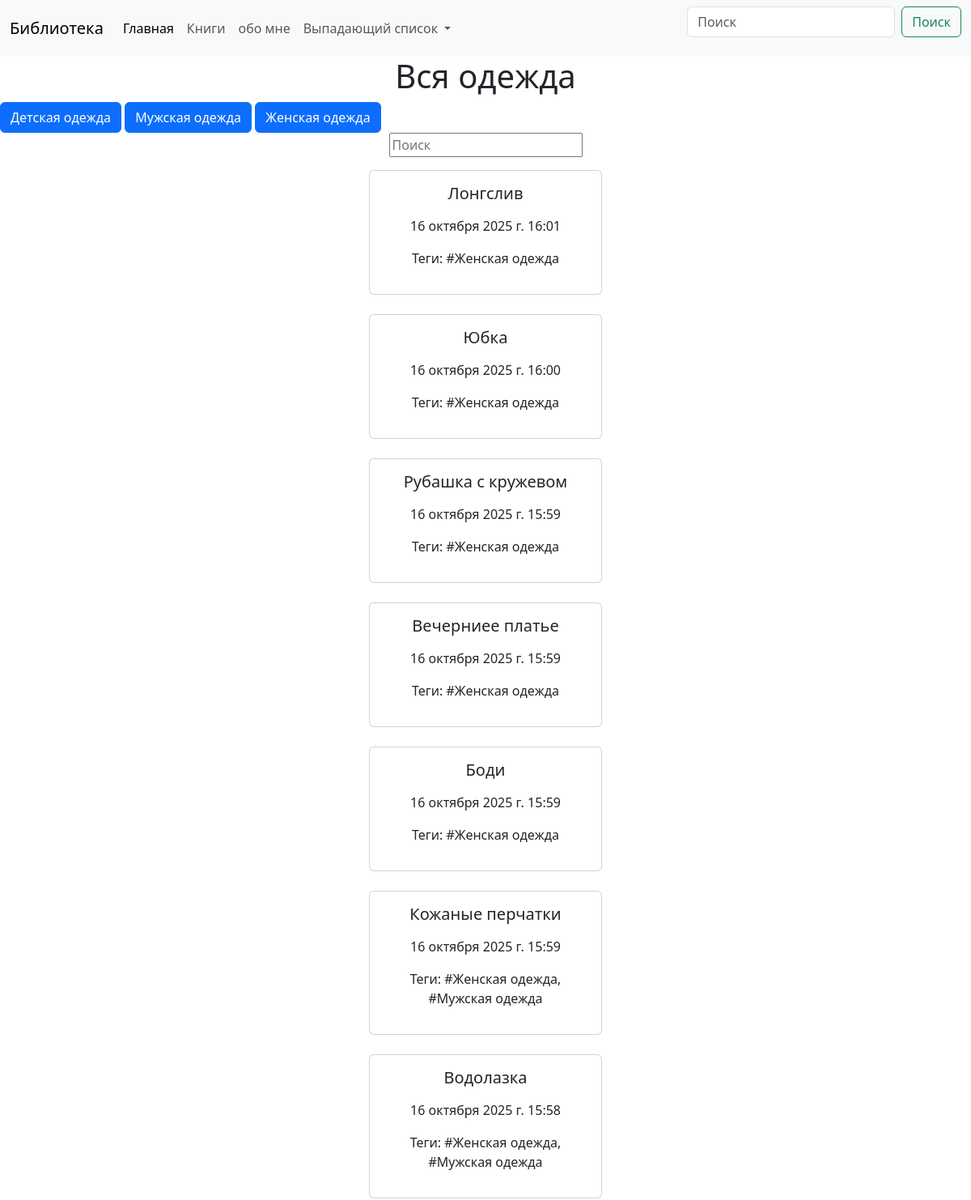
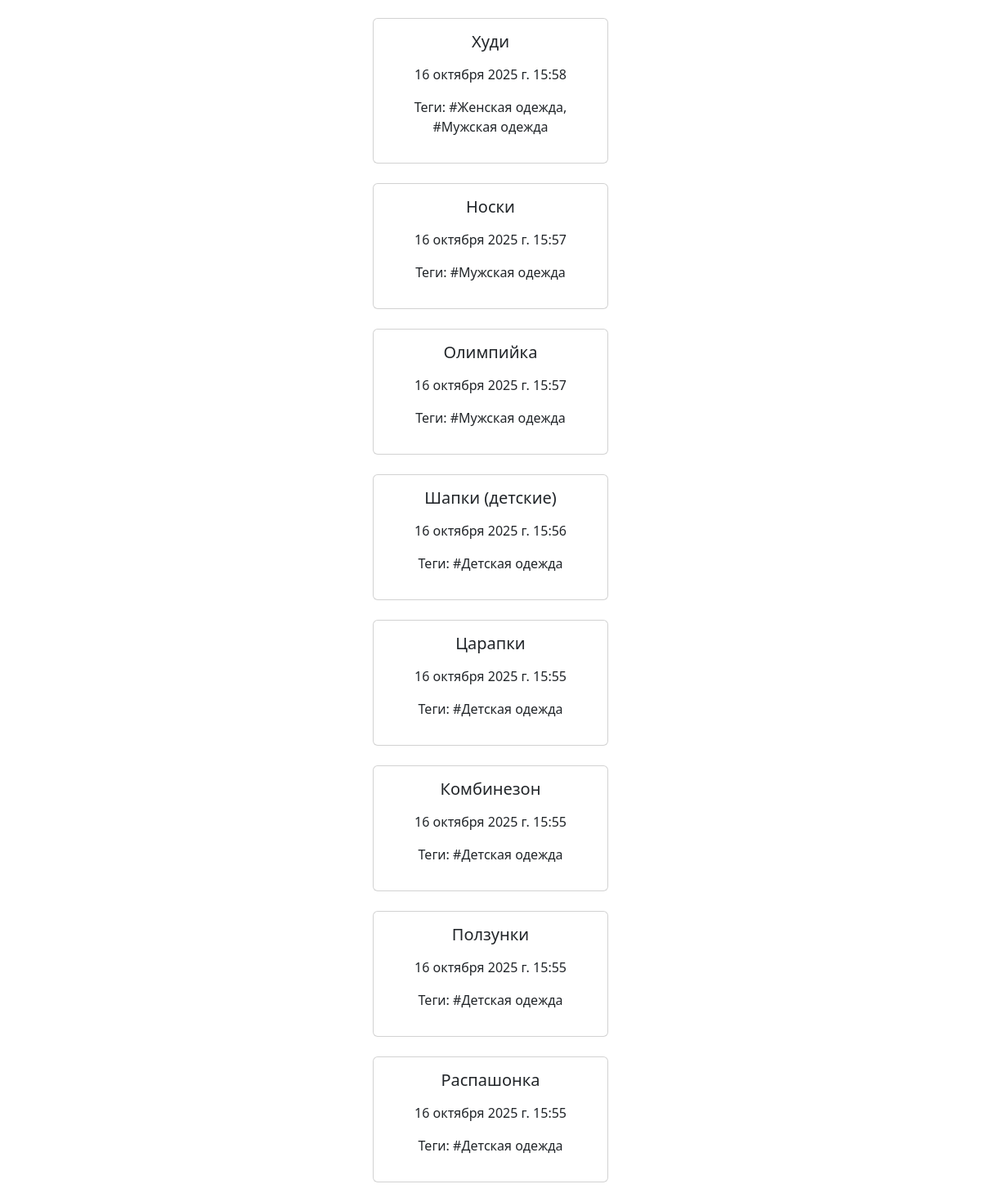
/all/, run on an earlier commit of the app's database (2 pictures, top to bottom).
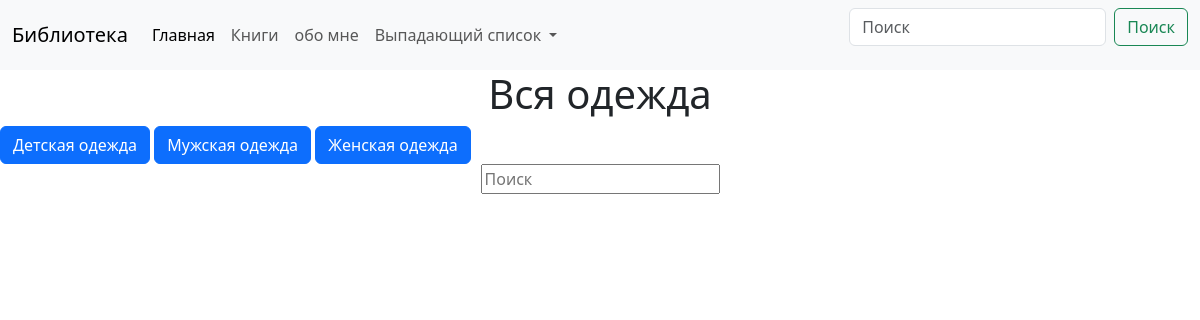
And on a later commit of the database.
### clothes/models.py (models this page shows, shortened)
class Clothes(models.Model):
    titles =  models.CharField(max_length=100)
    descriptoin = models.TextField(max_length=2000, default='Lorem ipsum dolor sit amet, consectetur adipiscing elit. Sed tincidunt, libero quis laoreet tincidunt, augue risus volutpat ipsum, ut fermentum mauris urna quis nulla. Proin sed ipsum sed justo convallis faucibus. Vivamus viverra, metus ut ullamcorper fringilla, lectus metus dictum purus, ac gravida nisl risus sit amet nisl. Curabitur consequat, mauris at fermentum vulputate, lacus sem gravida turpis, et finibus leo risus iaculis neque. Nullam tincidunt, ipsum sed elementum porttitor, mauris turpis lobortis nisl, sit amet rutrum libero diam id libero. Curabitur blandit erat id odio gravida accumsan. Mauris dolor massa, pharetra vulputate suscipit in, sollicitudin vitae nunc. Morbi fringilla accumsan sapien nec commodo. Ut sit amet est dui. Interdum et malesuada fames ac ante ipsum primis in faucibus. Donec elementum purus et libero condimentum tincidunt. Suspendisse tincidunt eget purus sit amet dapibus. Pellentesque et finibus purus. Praesent accumsan lacus lectus, vel imperdiet turpis imperdiet sed. Maecenas bibendum viverra magna, ac tempor ante rutrum dignissim. ')
    tags = models.ManyToManyField(Tag)
    created_at = models.DateTimeField(auto_now_add=True)
    class Meta:
        verbose_name = 'Одежда'
        verbose_name_plural = 'Одежды'

class Tag(models.Model):
    name = models.CharField(max_length=100)
    class Meta:
        verbose_name = 'тег'
        verbose_name_plural = 'теги'

### clothes/views.py (the view)
# urls.py: path('all/', views.AllClothesView.as_view(), name='all_clothes'),
class AllClothesView(generic.View):
    def get(self, request):
        clothes = models.Clothes.objects.all().order_by('-id')
        return render(request, template_name='clothes/all_clothes.html',
                      context={'clothes': clothes})

### templates/clothes/all_clothes.html (shortened to what this page needs)
{% load static %}
{% include '../header.html' %}
<link href="https://cdn.jsdelivr.net/npm/bootstrap@5.3.3/dist/css/bootstrap.min.css" rel="stylesheet">
<h1 style="text-align: center;">Вся одежда</h1>
    <a href="{% url 'kids_clothes' %}" class="btn btn-primary">Детская одежда</a>
    <a href="{% url 'men_clothes' %}" class="btn btn-primary">Мужская одежда</a>
    <a href="{% url 'women_clothes' %}" class="btn btn-primary">Женская одежда</a>
    <center>
    <form action="{% url 'search' %}" method="GET">
        <input type="text" type="search" name="s" placeholder="Поиск">
    </form>
    </center>
{% for i in clothes %}
<div class="center_film" style="display: flex; flex-wrap: wrap; justify-content: center; gap: 20px;">
<div class="card" style="width: 18rem; text-align: center;">
    <div class="card-body">
    <h5 class="card-title">{{ i.titles }}</h5>
    <p class="card-text">{{ i.created_at }}</p>
    <p>
        Теги:
        {% for tag in i.tags.all %}
        {{tag.name}}{% if not forloop.last %}, {% endif %}
        {% empty %}
        Тегов нет:
        {% endfor %}
    </p>
  </div>
</div>
</div>
{% endfor %}

### templates/header.html (shortened to what this page needs)
<nav class="navbar navbar-expand-lg bg-body-tertiary">
  <div class="container-fluid">
    <a class="navbar-brand" href="#">Библиотека</a>
    <div class="collapse navbar-collapse" id="navbarSupportedContent">
      <ul class="navbar-nav me-auto mb-2 mb-lg-0">
        <li class="nav-item">
          <a class="nav-link active" aria-current="page" href="#">Главная</a>
        </li>
        <li class="nav-item">
          <a href="{% url 'books_list' %}" class="nav-link" href="#">Книги</a>
        </li>
        <li class="nav-item">
          <a href="{% url 'about_me' %}" class="nav-link" href="#">обо мне</a>
        </li>
        <li class="nav-item dropdown">
          <a class="nav-link dropdown-toggle" href="#" role="button" data-bs-toggle="dropdown" aria-expanded="false">
            Выпадающий список
          </a>
        </li>
      </ul>
      <form class="d-flex" role="search">
        <input class="form-control me-2" type="search" placeholder="Поиск" aria-label="Поиск">
        <button class="btn btn-outline-success" type="submit">Поиск</button>
      </form>
    </div>
  </div>
</nav>

What changed in the data, as far as the page shows it:
removed Clothes: titles "Лонгслив", created_at "16 октября 2025 г. 16:01"
removed Tag: name "#Женская одежда"
removed Clothes: titles "Юбка", created_at "16 октября 2025 г. 16:00"
removed Clothes: titles "Рубашка с кружевом", created_at "16 октября 2025 г. 15:59"
removed Clothes: titles "Вечерниее платье", created_at "16 октября 2025 г. 15:59"
removed Clothes: titles "Боди", created_at "16 октября 2025 г. 15:59"
removed Clothes: titles "Кожаные перчатки", created_at "16 октября 2025 г. 15:59"
removed Tag: name "#Мужская одежда"
removed Clothes: titles "Водолазка", created_at "16 октября 2025 г. 15:58"
removed Clothes: titles "Худи", created_at "16 октября 2025 г. 15:58"
removed Clothes: titles "Носки", created_at "16 октября 2025 г. 15:57"
removed Clothes: titles "Олимпийка", created_at "16 октября 2025 г. 15:57"
removed Clothes: titles "Шапки (детские)", created_at "16 октября 2025 г. 15:56"
removed Tag: name "#Детская одежда"
removed Clothes: titles "Царапки", created_at "16 октября 2025 г. 15:55"
removed Clothes: titles "Комбинезон", created_at "16 октября 2025 г. 15:55"
removed Clothes: titles "Ползунки", created_at "16 октября 2025 г. 15:55"
removed Clothes: titles "Распашонка", created_at "16 октября 2025 г. 15:55"
